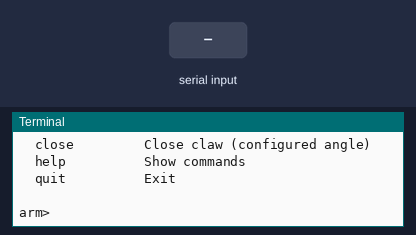
Simulated run of this program. Board: Raspberry Pi (BCM pin numbers). Parts: the last lines printed to the terminal. The test bench sets the inputs (shaded band). At 5.8 s the program stops and its outputs stay as they are.

Above: at 1.2 s.
1.3 s: "base" typed at the terminal, then Enter
At 2.5 s:
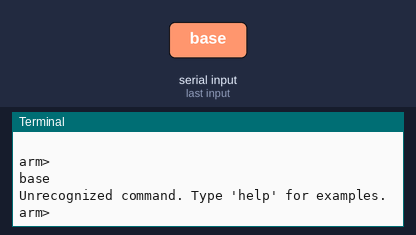
2.8 s: "claw" typed at the terminal, then Enter
At 3.7 s:
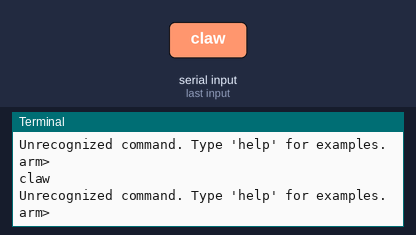
4.3 s: "elbow" typed at the terminal, then Enter
At 4.8 s:
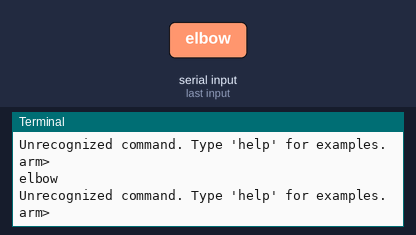
5.8 s: "exit" typed at the terminal, then Enter
At 7.0 s:
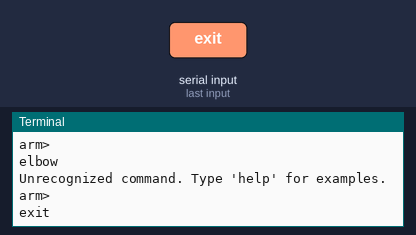

The program:

robot_controller.py
```python
"""Interactive Python controller for a Raspberry Pi robotic arm.

Hardware: Raspberry Pi, PCA9685 (I2C address 0x40), and four servos.
Run with --simulate to try the commands without attached hardware.
"""

import argparse

# Channel assignments from the original Raspberry Pi build.
CHANNELS = {
    "base": 1,
    "shoulder": 2,
    "elbow": 3,
    "claw": 4,
}

# EDIT THESE before use to match your arm's mechanical limits.
# The default 0–180 range is the generic servo range, NOT a verified safe
# range for your particular printed arm or linkages.
LIMITS = {name: (0, 180) for name in CHANNELS}

# Values used while experimenting with the original claw.
CLAW_OPEN = 90
CLAW_CLOSED = 10


class SimulatedServo:
    def __init__(self):
        self.angle = None


class SimulatedKit:
    """Minimal replacement for ServoKit to practice commands on any PC."""

    def __init__(self):
        self.servo = [SimulatedServo() for _ in range(16)]


def connect(simulate=False):
    if simulate:
        print("SIMULATION: no hardware will move.")
        return SimulatedKit()

    try:
        from adafruit_servokit import ServoKit
    except ImportError as exc:
        raise RuntimeError(
            "Install dependencies using: pip install -r requirements.txt"
        ) from exc

    return ServoKit(channels=16, address=0x40)


def move_servo(kit, joint, angle):
    """Set a joint angle only after validating the configured limits."""
    if joint not in CHANNELS:
        raise ValueError(f"Unknown joint: {joint}")
    low, high = LIMITS[joint]
    if not low <= angle <= high:
        raise ValueError(f"{joint} angle must be between {low} and {high} degrees")

    # On real hardware, a command can cause immediate movement.
    kit.servo[CHANNELS[joint]].angle = angle
    print(f"{joint.capitalize()} -> {angle}° (PCA9685 channel {CHANNELS[joint]})")


def show_help():
    print("\nCommands:\n"
          "  base 90       Move base to 90 degrees\n"
          "  shoulder 90   Move shoulder to 90 degrees\n"
          "  elbow 90      Move elbow to 90 degrees\n"
          "  claw 45       Move claw to 45 degrees\n"
          "  open          Open claw (configured angle)\n"
          "  close         Close claw (configured angle)\n"
          "  help          Show commands\n"
          "  quit          Exit\n")


def handle_command(kit, command):
    """Execute a single text command. Return False to exit the loop."""
    parts = command.strip().lower().split()
    if not parts:
        return True
    if parts[0] in {"quit", "exit"} and len(parts) == 1:
        return False
    if parts == ["help"]:
        show_help()
        return True

    try:
        if parts == ["open"]:
            move_servo(kit, "claw", CLAW_OPEN)
        elif parts == ["close"]:
            move_servo(kit, "claw", CLAW_CLOSED)
        elif len(parts) == 2 and parts[0] in CHANNELS:
            move_servo(kit, parts[0], int(parts[1]))
        else:
            print("Unrecognized command. Type 'help' for examples.")
    except ValueError as exc:
        print(f"Invalid command: {exc}")
    except OSError as exc:
        print(f"Hardware communication error: {exc}")
    return True


def main():
    parser = argparse.ArgumentParser(description="Control a four-servo Raspberry Pi arm")
    parser.add_argument(
        "--simulate", action="store_true", help="Practice without a Raspberry Pi or servos"
    )
    args = parser.parse_args()

    try:
        kit = connect(args.simulate)
    except (RuntimeError, OSError, ValueError) as exc:
        parser.exit(1, f"Unable to connect to servo controller: {exc}\n")

    print("Python Robotic Arm Controller")
    print("WARNING: Set safe joint limits and clear the workspace before moving servos.")
    print("No joints are moved automatically when the controller starts.")
    show_help()
    try:
        while True:
            if not handle_command(kit, input("arm> ")):
                break
    except (EOFError, KeyboardInterrupt):
        print("\nExiting.")


if __name__ == "__main__":
    main()
```

Measured:
- after the input at 1.3 s, the terminal: prints a new line at once (image 1)
- after the input at 2.8 s, the terminal: prints a new line at once (image 2)
- after the input at 4.3 s, the terminal: prints a new line at once (image 3)
- after the input at 5.8 s, the terminal: prints a new line at once (image 4)
